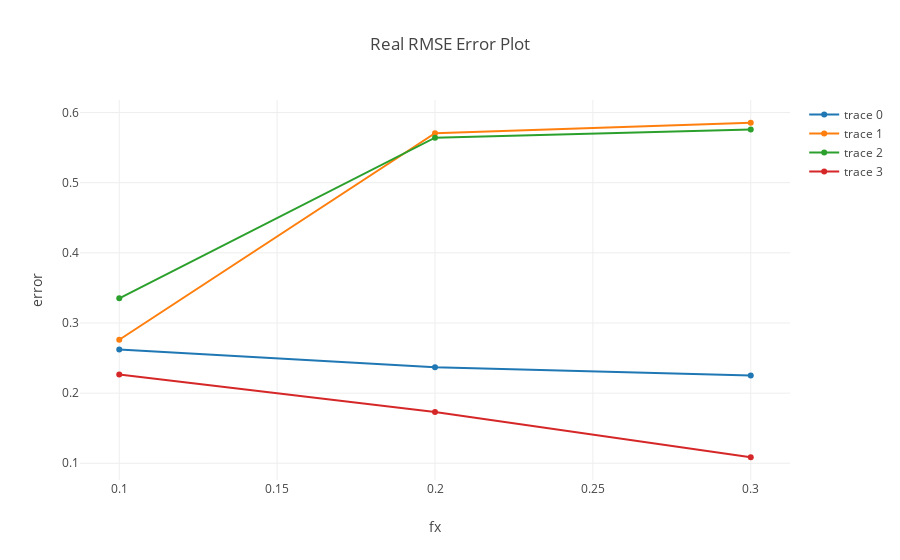

The notebook cell this image was saved under:
### Code cell
py.offline.iplot(fig)

### Figure 1 — Plotly figure (JSON) as saved in the notebook; plotly's stock layout.template omitted (floating-point values rounded to 4 significant figures)
{"data": [{"mode": "lines+markers", "type": "scatter", "uid": "007a3950-a5ca-4ecd-a2d7-9ff1e39abac7", "x": [0.1, 0.2, 0.3], "y": [0.2623, 0.2369, 0.2253]}, {"mode": "lines+markers", "type": "scatter", "uid": "820c2c45-512c-4fe7-a71c-db4d9f8b441a", "x": [0.1, 0.2, 0.3], "y": [0.2761, 0.5706, 0.5854]}, {"mode": "lines+markers", "type": "scatter", "uid": "437dc629-509d-4cb0-9e9c-cbe57760bf99", "x": [0.1, 0.2, 0.3], "y": [0.3351, 0.5641, 0.5758]}, {"mode": "lines+markers", "type": "scatter", "uid": "b911bfa8-0226-45dc-a84c-48db3cfb46b9", "x": [0.1, 0.2, 0.3], "y": [0.2265, 0.173, 0.1086]}], "layout": {"title": {"text": "Real RMSE Error Plot"}, "xaxis": {"title": {"text": "fx"}}, "yaxis": {"title": {"text": "error"}}}}
